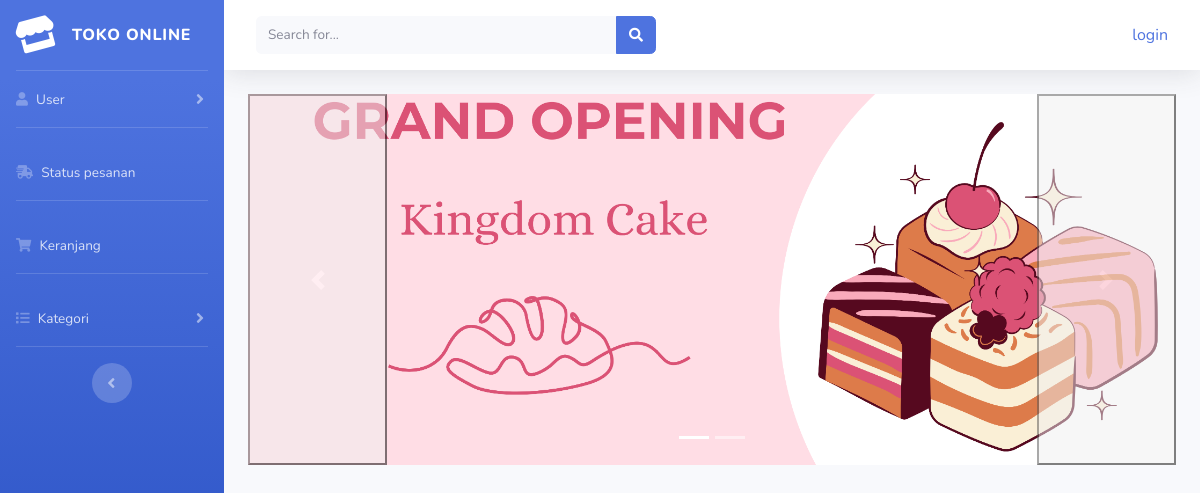
Before: /index.php/kategori/donat with the older database file.
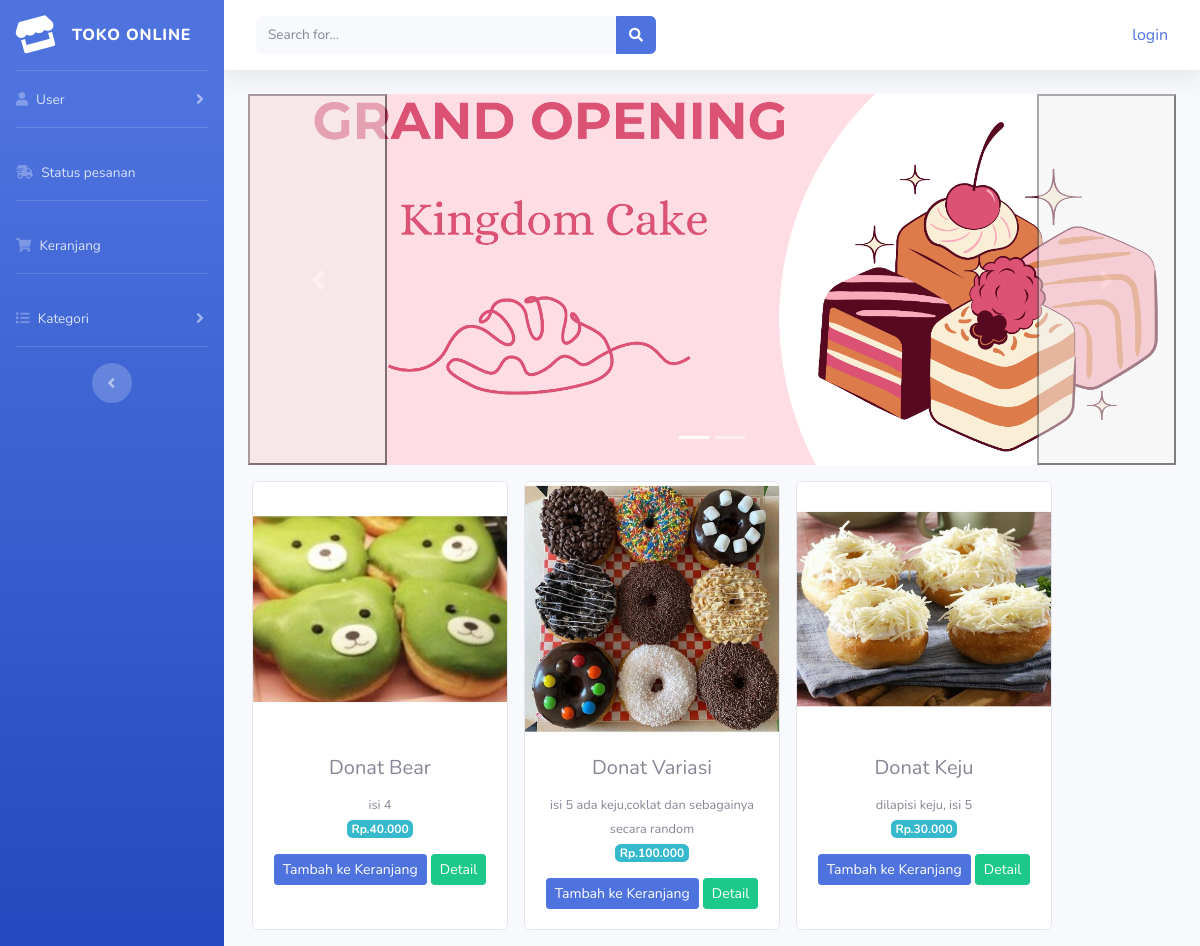
After: the same page with the newer database file.
### tables this page shows
CREATE TABLE `tb_barang` (
  `id_brg` int(11) NOT NULL,
  `nama_brg` varchar(128) NOT NULL,
  `keterangan` varchar(225) NOT NULL,
  `kategori` varchar(60) NOT NULL,
  `harga` int(11) NOT NULL,
  `stok` int(4) NOT NULL,
  `gambar` text NOT NULL
);

### application/controllers/kategori.php (called while the page is built, shortened)
<?php
class kategori extends CI_Controller
{
    public function donat()
    {
        $data['donat'] = $this->model_kategori->data_donat()->result();
        $data['title'] = 'Kategori Donat';
        $this->load->view('templates/header', $data);
        $this->load->view('templates/sidebar');
        $this->load->view('kategori/donat', $data);
        $this->load->view('templates/footer');
    }
}

### index.php (called while the page is built, shortened)
<?php
require_once BASEPATH.'core/CodeIgniter.php';

### application/models/model_kategori.php (called while the page is built, shortened)
<?php
class model_kategori extends CI_Model
{
    public function data_donat()
    {
        return $this->db->get_where('tb_barang', array('kategori' => 'Donat'));
    }
}

### application/views/kategori/donat.php (the view, shortened to what this page needs)
<div class="container-fluid">
    <div id="carouselExampleIndicators" class="carousel slide" data-ride="carousel">
        <ol class="carousel-indicators">
            <li data-target="#carouselExampleIndicators" data-slide-to="0" class="active"></li>
            <li data-target="#carouselExampleIndicators" data-slide-to="1"></li>
        </ol>
        <div class="carousel-inner">
            <div class="carousel-item active">
                <img src="<?php echo base_url('assets/img/slider/grandopening.png') ?>" class="d-block w-100" alt="...">
            </div>
        </div>
        <button class="carousel-control-prev" type="button" data-target="#carouselExampleIndicators" data-slide="prev">
            <span class="carousel-control-prev-icon" aria-hidden="true"></span>
        </button>
        <button class="carousel-control-next" type="button" data-target="#carouselExampleIndicators" data-slide="next">
            <span class="carousel-control-next-icon" aria-hidden="true"></span>
        </button>
    </div>
    <div class="row text-center mt-3">
        <?php foreach ($donat as $brg) : ?>
            <div class="card ml-3 mb-3" style="width: 16rem;">
                <img src="<?php echo base_url() . '/uploads/' . $brg->gambar ?>" class="card-img-top" alt="...">
                <div class="card-body">
                    <h5 class="card-title"><?php echo $brg->nama_brg ?></h5>
                    <small><?php echo $brg->keterangan  ?></small><br>
                    <span class="badge badge-info mb-3">Rp.<?php echo number_format($brg->harga, 0, ',', '.') ?></span><br>
                    <?php
                    if ($brg->stok > 0) {
                        echo anchor('dashboard/tambah_ke_keranjang/' . $brg->id_brg, '<div class="btn btn-sm btn-primary"> Tambah ke Keranjang </div>');
                    } else {
                        echo '<div class="btn btn-sm btn-danger"> Habis </div>';
                    }
                    ?>
                    <?php echo anchor('dashboard/detail/' . $brg->id_brg, '<div class="btn btn-sm btn-success"> Detail </div>') ?>
                </div>
            </div>
        <?php endforeach ?>
    </div>
</div>

Changed rows visible on the page:
added tb_barang: gambar (picture), nama_brg "Donat Bear", keterangan "isi 4", harga "40.000", id_brg "Tambah ke Keranjang", id_brg "Detail"
added tb_barang: gambar (picture), nama_brg "Donat Variasi", keterangan "isi 5 ada keju,coklat dan sebagainya secara random", harga "100.000", id_brg "Tambah ke Keranjang", id_brg "Detail"
added tb_barang: gambar (picture), nama_brg "Donat Keju", keterangan "dilapisi keju, isi 5", harga "30.000", id_brg "Tambah ke Keranjang", id_brg "Detail"
